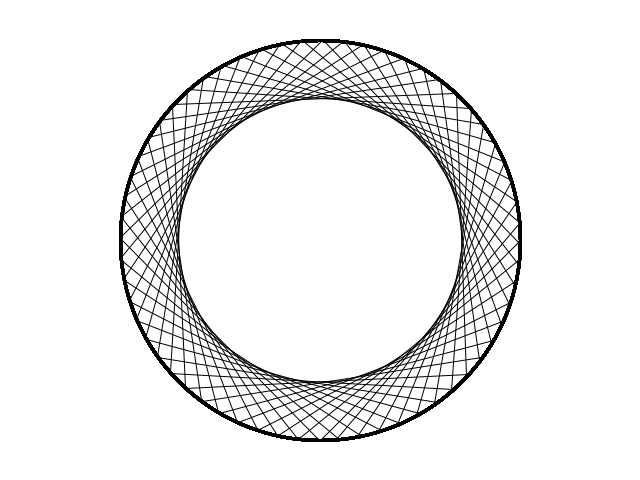
Frame 1 (no input)
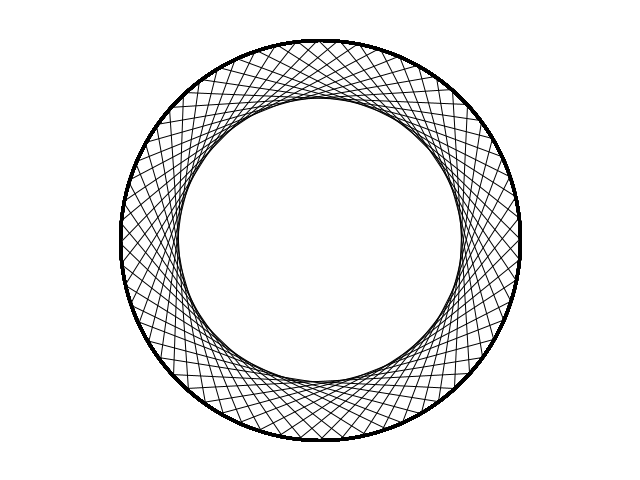
Frame 60 (the mouse pressed at the canvas centre just before this capture)
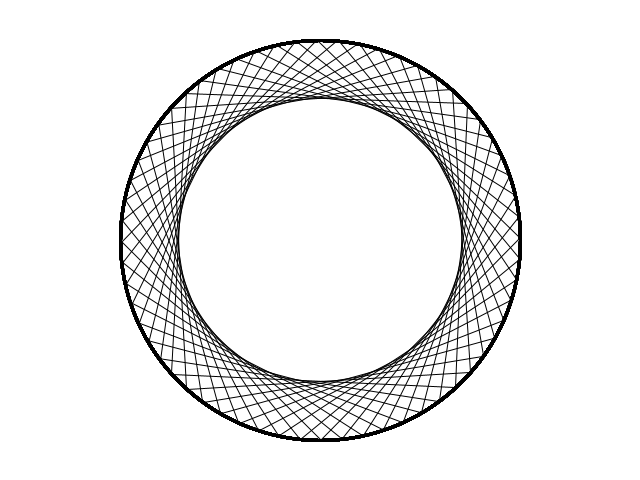
Frame 120 (the mouse held since frame 60 and released just before this capture)

The Processing sketch that drew these frames (run headless with seeded random() and noise(); from frame 60 on, the mouse is pressed at the canvas centre):

// Processing sketch: trigincolor
// ── trigincolor.pde
float frame = 0;
float multiplier = 0.04;
int numberOfPoints = 60;
int widthisch = 640;
int circleRad = 200;
int circleDiam = circleRad * 2;
int pointDistance = (widthisch/numberOfPoints) + 1;

void setup()
{
	size(640, 480);
	strokeWeight(5);
}

void draw()
{
	background(255);
  int[] center = {320, 240};
  int lineDegreeLengt = 90;

    for(float angle = 0; radians(angle) < 2*PI; angle += 360/numberOfPoints){



      strokeWeight(1);
      point(center[0] + cos(radians(angle + frame)) * circleRad, center[1] + (sin(radians(angle + frame)) * circleRad));
      point(center[0] + cos(radians(angle + lineDegreeLengt + frame)) * circleRad, center[1] + (sin(radians(angle + lineDegreeLengt + frame)) * circleRad));
      LineCord connectLine = new LineCord(center[0] + cos(radians(angle + frame)) * circleRad,
                                          center[1] + (sin(radians(angle + frame)) * circleRad),
                                          center[0] + cos(radians(angle + lineDegreeLengt + frame)) * circleRad,
                                          center[1] + (sin(radians(angle + lineDegreeLengt + frame)) * circleRad));

      line(connectLine.x1, connectLine.y1, connectLine.x2, connectLine.y2);
      strokeWeight(3);
      stroke(0);
      noFill();
      ellipse(center[0], center[1], circleDiam, circleDiam);
      frame += 0.02;
		}
}


/*

LineCord axis1 = new LineCord(center[0] + (cos(radians(angle)) * cirkleRad),
                              center[1] + (sin(radians(angle)) * cirkleRad),
                              center[0] + (cos(radians(angle * 2)) * cirkleRad),
                              center[1] + (sin(radians(angle * 2)) * cirkleRad));

LineCord axis2 = new LineCord(center[0] + (cos(radians(angle * 2)) * cirkleRad),
                              center[1] + (sin(radians(angle * 2)) * cirkleRad),
                              center[0] + (cos(radians(angle * 4)) * cirkleRad),
                              center[1] + (sin(radians(angle * 4)) * cirkleRad));

int numberOfLines = 60;
ParabolicCurve kurva = new ParabolicCurve(axis1, axis2, numberOfLines);
kurva.drawParabolicCurve();

*/

// ── ParabolicCurvesClass.pde
public class ParabolicCurve {

  LineCord axisY = new LineCord();
  LineCord axisX = new LineCord();
  int numberOfLines;

  public ParabolicCurve(LineCord axisX, LineCord axisY, int setNumberOfLines){

    this.axisX = axisX;
    this.axisY = axisY;
    numberOfLines = setNumberOfLines;
  }

  public void drawParabolicCurve(){
        /*loat xDistanceForX = (axisX.x2 - axisX.x1)/numberOfLines;
        float yDistanceForX = (axisX.y2 - axisX.y1)/numberOfLines;

        float xDistanceForY = (axisY.x2 - axisY.x1)/numberOfLines;
        float yDistanceForY = (axisY.y2 - axisY.y1)/numberOfLines;*/


        for(int i = 0; i < numberOfLines; i++){

          strokeWeight(1);

          if(i % 3 == 0){
            stroke(0);
          } else {
            stroke(0, 255, 0);
          }

          float lineX1 = distance(axisX, 'x', i);//axisX.x1 + (i * xDistanceForX);
          float lineY1 = distance(axisX, 'y', i);//axisX.y1 + (i * yDistanceForX);

          float lineX2 = distance(axisY, 'x', i);//axisY.x1 + (i * xDistanceForY);
          float lineY2 = distance(axisY, 'y', i);//axisY.y1 + (i * yDistanceForY);

          line(lineX1, lineY1, lineX2, lineY2);

          /*stroke(0);
          strokeWeight(3);
          line(axisX.x1, axisX.y1, axisX.x2, axisX.y2);
          line(axisY.x1, axisY.y1, axisY.x2, axisY.y2);*/
      }
  }

  float distance(LineCord axis, char xory, int i){
    if(xory == 'x'){
      float xDistance = axis.x1 + (i * (axis.x2 - axis.x1) / numberOfLines);
      return xDistance;
    } else {
      float yDistance = axis.y1 + (i * (axis.y2 - axis.y1) / numberOfLines);
      return yDistance;
    }

    // Make exeptionhandler here...

  }
}

public class LineCord{
  float x1;
  float y1;
  float x2;
  float y2;

  public LineCord(float x1, float y1, float x2, float y2){
    this.x1 = x1;
    this.y1 = y1;
    this.x2 = x2;
    this.y2 = y2;
  }

  public LineCord(){
    this.x1 = 0;
    this.y1 = 0;
    this.x2 = 0;
    this.y2 = 0;
  }
}
